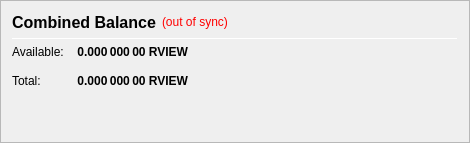
                   <widget class="QFrame" name="frame_CombinedBalances">
                    <property name="minimumSize">
                     <size>
                      <width>470</width>
                      <height>0</height>
                     </size>
                    </property>
                    <property name="frameShape">
                     <enum>QFrame::StyledPanel</enum>
                    </property>
                    <property name="frameShadow">
                     <enum>QFrame::Raised</enum>
                    </property>
                    <layout class="QVBoxLayout" name="verticalLayout_5">
                     <item>
                      <layout class="QHBoxLayout" name="horizontalLayout_5" stretch="0,0,0">
                       <item>
                        <widget class="QLabel" name="label_5z">
                         <property name="minimumSize">
                          <size>
                           <width>0</width>
                           <height>20</height>
                          </size>
                         </property>
                         <property name="font">
                          <font>
                           <pointsize>12</pointsize>
                           <weight>75</weight>
                           <bold>true</bold>
                          </font>
                         </property>
                         <property name="toolTip">
                          <string>Combined Balance (including unconfirmed and immature coins)</string>
                         </property>
                         <property name="text">
                          <string>Combined Balance</string>
                         </property>
                        </widget>
                       </item>
                       <item>
                        <widget class="QLabel" name="labelWalletStatus">
                         <property name="cursor">
                          <cursorShape>WhatsThisCursor</cursorShape>
                         </property>
                         <property name="toolTip">
                          <string>The displayed information may be out of date. Your wallet automatically synchronizes with the ReviewBase Coin network after a connection is established, but this process has not completed yet.</string>
                         </property>
                         <property name="styleSheet">
                          <string notr="true">QLabel { color: red; }</string>
                         </property>
                         <property name="text">
                          <string notr="true">(out of sync)</string>
                         </property>
                         <property name="alignment">
                          <set>Qt::AlignLeading|Qt::AlignLeft|Qt::AlignVCenter</set>
                         </property>
                        </widget>
                       </item>
                       <item>
                        <spacer name="horizontalSpacer_1">
                         <property name="orientation">
                          <enum>Qt::Horizontal</enum>
                         </property>
                         <property name="sizeHint" stdset="0">
                          <size>
                           <width>40</width>
                           <height>20</height>
                          </size>
                         </property>
                        </spacer>
                       </item>
                      </layout>
                     </item>
                     <item>
                      <widget class="Line" name="line_CombinedBalance">
                       <property name="minimumSize">
                        <size>
                         <width>0</width>
                         <height>1</height>
                        </size>
                       </property>
                       <property name="maximumSize">
                        <size>
                         <width>16777215</width>
                         <height>1</height>
                        </size>
                       </property>
                       <property name="orientation">
                        <enum>Qt::Horizontal</enum>
                       </property>
                      </widget>
                     </item>
                     <item>
                      <layout class="QGridLayout" name="gridLayout_3">
                       <property name="spacing">
                        <number>12</number>
                       </property>
                       <item row="1" column="0">
                        <widget class="QLabel" name="labelBalanceTextz">
                         <property name="text">
                          <string>Available:</string>
                         </property>
                        </widget>
                       </item>
                       <item row="1" column="1">
                        <widget class="QLabel" name="labelBalancez">
                         <property name="font">
                          <font>
                           <weight>75</weight>
                           <bold>true</bold>
                          </font>
                         </property>
                         <property name="cursor">
                          <cursorShape>IBeamCursor</cursorShape>
                         </property>
                         <property name="toolTip">
                          <string>Your current spendable balance</string>
                         </property>
                         <property name="text">
                          <string notr="true">0.000 000 00 RVIEW</string>
                         </property>
                         <property name="alignment">
                          <set>Qt::AlignRight|Qt::AlignTrailing|Qt::AlignVCenter</set>
                         </property>
                         <property name="textInteractionFlags">
                          <set>Qt::LinksAccessibleByMouse|Qt::TextSelectableByKeyboard|Qt::TextSelectableByMouse</set>
                         </property>
                        </widget>
                       </item>
                       <item row="2" column="0">
                        <widget class="QLabel" name="labelTotalTextz">
                         <property name="text">
                          <string>Total:</string>
                         </property>
                        </widget>
                       </item>
                       <item row="2" column="1">
                        <widget class="QLabel" name="labelTotalz">
                         <property name="font">
                          <font>
                           <weight>75</weight>
                           <bold>true</bold>
                          </font>
                         </property>
                         <property name="cursor">
                          <cursorShape>IBeamCursor</cursorShape>
                         </property>
                         <property name="toolTip">
                          <string>Total Balance, including all unavailable coins.</string>
                         </property>
                         <property name="text">
                          <string notr="true">0.000 000 00 RVIEW</string>
                         </property>
                         <property name="alignment">
                          <set>Qt::AlignRight|Qt::AlignTrailing|Qt::AlignVCenter</set>
                         </property>
                         <property name="textInteractionFlags">
                          <set>Qt::LinksAccessibleByMouse|Qt::TextSelectableByKeyboard|Qt::TextSelectableByMouse</set>
                         </property>
                        </widget>
                       </item>
                       <item row="2" column="3">
                        <spacer name="horizontalSpacer_2">
                         <property name="orientation">
                          <enum>Qt::Horizontal</enum>
                         </property>
                         <property name="sizeHint" stdset="0">
                          <size>
                           <width>40</width>
                           <height>20</height>
                          </size>
                         </property>
                        </spacer>
                       </item>
                      </layout>
                     </item>
                     <item>
                      <spacer name="verticalSpacer_1">
                       <property name="orientation">
                        <enum>Qt::Vertical</enum>
                       </property>
                       <property name="sizeHint" stdset="0">
                        <size>
                         <width>20</width>
                         <height>40</height>
                        </size>
                       </property>
                      </spacer>
                     </item>
                    </layout>
                   </widget>
